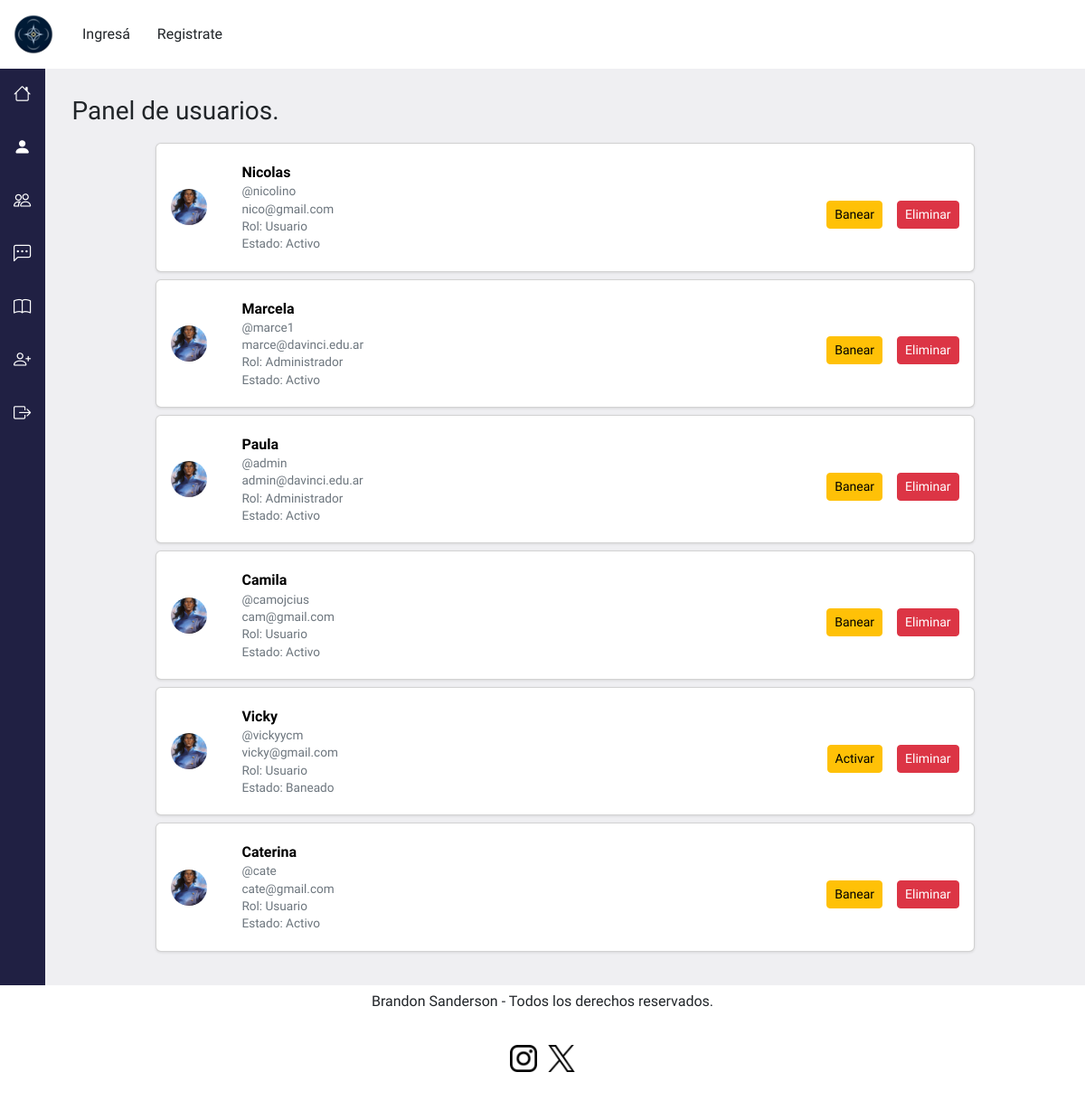
The page /paginas/usuarios.php on the database its author committed.
### tables this page shows
CREATE TABLE `usuarios` (
  `id_usuarios` int(11) NOT NULL,
  `nombre` varchar(45) NOT NULL,
  `user` varchar(20) NOT NULL,
  `fecha_nac` date NOT NULL,
  `mail` varchar(45) NOT NULL,
  `pass` varchar(45) NOT NULL,
  `roles_id_roles` int(11) NOT NULL,
  `estados_id_estados` int(11) NOT NULL
);

### web/paginas/usuarios.php (the view, shortened to what this page needs)
<?php
include_once("../conf/conf.php");
include_once("../componentes/header.php");
?>
<main class="blanquito letra" style="min-height: 100vh;">
    <div class="d-flex" style="min-height: 100vh;">
        <?php include_once("../componentes/nav_admin.php"); ?>
        <div class="content flex-grow-1 p-4">
            <h3 class="pad">Panel de usuarios.</h3>
            <div class="row pad">
                <div class="col-1"></div>
                <div class="col-10">
                    <?php
                    $consulta = "SELECT * FROM usuarios ORDER BY id_usuarios DESC;";
                    $respuesta = mysqli_query($con, $consulta);
                    while ($usuarios = mysqli_fetch_assoc($respuesta)) {
                        $nombre = $usuarios['nombre'];
                        $user = $usuarios['user'];
                        $mail = $usuarios['mail'];
                        $rol_num = $usuarios['roles_id_roles'];
                        $estado_num = $usuarios['estados_id_estados'];
                        if ($rol_num == 2) {
                            $rol = "Usuario";
                        } else {
                            $rol = "Administrador";
                        }
                        if ($estado_num == 1) {
                            $estado = "Activo";
                        } else {
                            $estado = "Baneado";
                        }
                        print "<div class='card user-card'>
                        <div class='user-card-body'>
                            <img src='../img/perfil.jpg' alt='Foto de perfil' class='user-avatar'>
                            <div class='user-info'>
                                <p class='user-name'>$nombre</p>
                                <p class='user-info'>@$user</p>
                                <p class='user-info'>$mail</p>
                                <p class='user-info'>Rol: $rol</p>
                                <p class='user-info'>Estado: $estado</p>
                            </div>
                            ";
                        if ($estado_num == 1) {
                            print "<form action='../logica/modificar_estado.php' method='POST' class='mt-3'>
                                <input type='hidden' name='id_usuarios' value='{$usuarios['id_usuarios']}'>
                                <button type='submit' class='btn btn-warning btn-sm'>Banear</button>
                                </form> ";
                        } else {
                            print "<form action='../logica/modificar_estado.php' method='POST' class='mt-3'>
                                <input type='hidden' name='id_usuarios' value='{$usuarios['id_usuarios']}'>
                                <button type='submit' class='btn btn-warning btn-sm'>Activar</button>
                                </form>";
                        };
                        print "<form action='../logica/eliminar_usuario.php' method='POST' class='mt-3'>
                            <input type='hidden' name='id_usuarios' value='{$usuarios['id_usuarios']}'>
                            <button type='submit' class='btn btn-danger btn-sm'>Eliminar</button>
                            </form>
                        </div>
                        </div>";
                    }
                    ?>
                </div>
                <div class="col-1"></div>
            </div>
        </div>
    </div>
</main>
<?php
include_once("../componentes/footer.php");
?>

### web/componentes/header.php (shortened to what this page needs)
<!DOCTYPE html>
<html lang="es">
<head>
    <link rel="stylesheet" href="../style/style.css">
    <link href="https://cdn.jsdelivr.net/npm/bootstrap@5.3.3/dist/css/bootstrap.min.css" rel="stylesheet"
>
    <link href="https://cdn.jsdelivr.net/npm/bootstrap-icons@1.10.5/font/bootstrap-icons.css" rel="stylesheet">
</head>
<body>
    <?php
    if (isset($_SESSION["id_usuarios"])) {
        $rol = $_SESSION["roles_id_roles"];
        if ($rol == 2) {
            include_once("header_log.php");
        } else {
            include_once("header_admin.php");
        }
    } else {
        include_once("header_reg.php");
    }
    ?>

### web/componentes/header_reg.php (shortened to what this page needs)
<header>
    <nav class="navbar navbar-expand-lg blanco letra">
        <div class="container-fluid">
            <a class="navbar-brand" href="inicio.php"><img src="../img/logo.png" alt="Logo del Cosmere" width="50"
                    height="50"></a>
            <div class="collapse navbar-collapse" id="navbarNav">
                <div class="text-end">
                    <a type="button" class="btn boton-ingreso letra" href="../paginas/login.php">Ingresá</a>
                    <a type="button" class="btn boton-registro letra" href="../paginas/registro.php">Registrate</a>
                </div>
            </div>
        </div>
    </nav>
</header>

### web/componentes/nav_admin.php
<div class="sidebar d-flex flex-column ">
    <a href="../paginas/inicio_admin.php"><i class="bi bi-house"></i><span class="label">Inicio</span></a>
    <a href="../paginas/perfil_admin.php"><i class="bi bi-person-fill"></i><span class="label">Perfil</span></a>
    <a href="../paginas/usuarios.php"><i class="bi bi-people"></i><span class="label">Usuarios</span></a>
    <a href="../paginas/posts.php"><i class="bi bi-chat-left-dots"></i><span class="label">Posts</span></a>
    <a href="../paginas/form_libro.php"><i class="bi bi-book"></i><span class="label">Cargar libro</span></a>
    <a href="../paginas/form_admin.php"><i class="bi bi-person-plus"></i><span class="label">Generar admin</span></a>
    <a href="../logica/logout.php"><i class="bi bi-box-arrow-right"></i><span class="label">Salir</span></a>
</div>

### web/componentes/footer.php (shortened to what this page needs)
<footer class="blanco pad">
    <p class="letra centrado marg">
        Brandon Sanderson - Todos los derechos reservados.
    </p>
    <p class="centrado marg">
        <a class="pad" href="https://www.instagram.com/brandsanderson?utm_source=ig_web_button_share_sheet&igsh=MWc3dzhhMGw1bDNrMg=="
            target="_blank"><img src="../img/instagram.png" alt="Imagen de Instagram" height="30"
                width="30"></a>
        <a class="pad" href="https://x.com/BrandSanderson" target="_blank"><img src="../img/twitter.png"
                alt="Imagen de Twitter" height="30" width="30"></a>
    </p>
</footer>
</body>
</html>

### web/style/style.css (style rules this page uses)
* { margin: 0; padding: 0; }
body { background-color: rgb(255, 255, 255); overflow-x: hidden; }
html, body { max-width: 100%; overflow-x: hidden; }
.letra { font-family: "Work Sans", sans-serif; font-optical-sizing: auto; font-weight: 400; font-style: normal; }
img { max-width: 100%; height: auto; display: block; }
.blanquito { background-color: #efeff2 !important; }
.blanco { background-color: #ffffff !important; }
.centrado { display: flex; justify-content: center; margin-bottom: 30px; }
.pad { padding: 0.5%; }
*, *::before, *::after { box-sizing: border-box; }
.sidebar { width: 50px; background-color: #202043; color: white; transition: width 0.3s ease; overflow: hidden; min-height: 100%; height: auto; }
.sidebar a { color: white; text-decoration: none; display: flex; align-items: center; padding: 15px; white-space: nowrap; }
.sidebar i { font-size: 1.2rem; margin-right: 10px; width: 25px; text-align: center; }
.content { flex-grow: 1; padding: 20px; }
.user-card { border-radius: 8px; box-shadow: 0 1px 3px rgba(0, 0, 0, 0.1); margin-bottom: 0.5rem; }
.user-card-body { display: flex; align-items: center; gap: 1rem; padding: 1rem; min-height: 130px; }
.user-avatar { width: 40px; height: 40px; border-radius: 50%; object-fit: cover; margin-right: 1rem; }
.user-info { flex-grow: 1; }
.user-name { margin-bottom: 0; font-weight: 600; font-size: 1rem; color: #000000; margin: 3px; }
.user-info { font-size: 0.85rem; color: #6c757d; margin: 0; line-height: 1.2; margin: 3px; }

### rows shown on the page
usuarios: nombre "Nicolas", user "nicolino", mail "nico@gmail.com", roles_id_roles "Usuario", estados_id_estados "Activo"
usuarios: nombre "Marcela", user "marce1", mail "marce@davinci.edu.ar", roles_id_roles "Administrador", estados_id_estados "Activo"
usuarios: nombre "Paula", user "admin", mail "admin@davinci.edu.ar", roles_id_roles "Administrador", estados_id_estados "Activo"
usuarios: nombre "Camila", user "camojcius", mail "cam@gmail.com", roles_id_roles "Usuario", estados_id_estados "Activo"
usuarios: nombre "Vicky", user "vickyycm", mail "vicky@gmail.com", roles_id_roles "Usuario", estados_id_estados "Baneado"
usuarios: nombre "Caterina", user "cate", mail "cate@gmail.com", roles_id_roles "Usuario", estados_id_estados "Activo"
